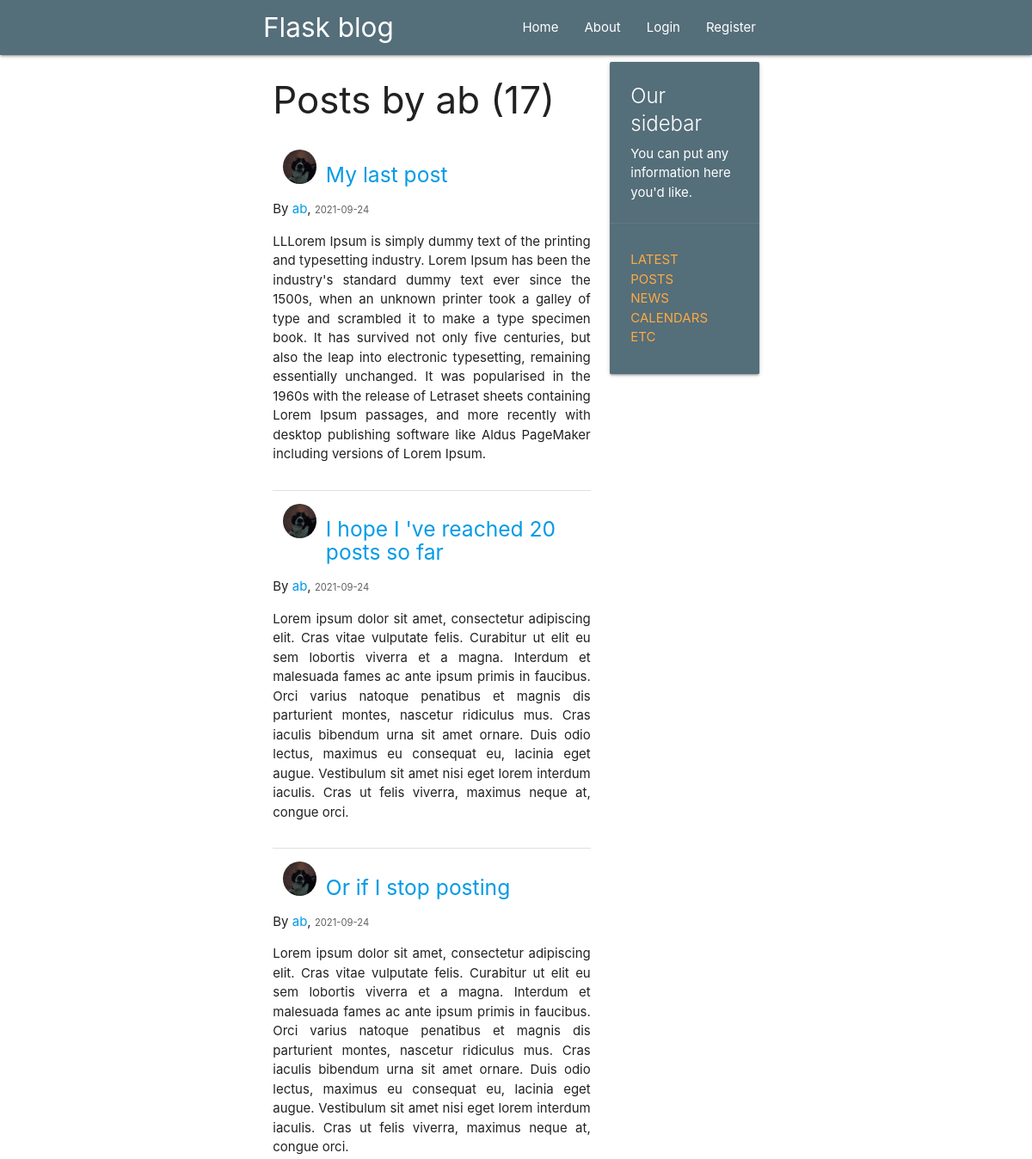
/user/ab (upper part), run on an earlier commit of the app's database.
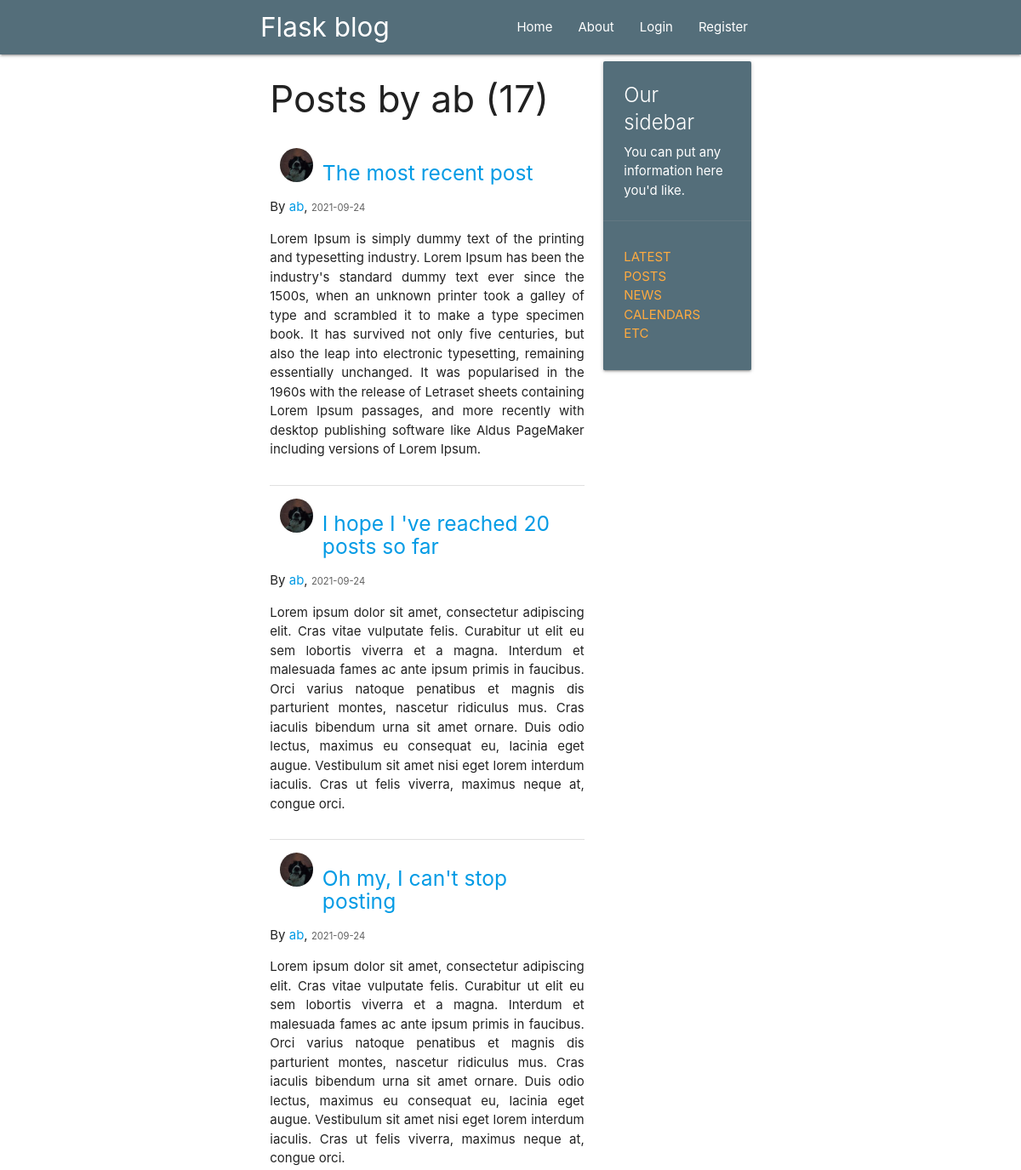
And on a later commit of the database.
### flaskblog/models.py (models this page shows, shortened)
class Post(db.Model):
    id = db.Column(db.Integer, primary_key=True)
    title = db.Column(db.String(100), nullable=False)
    date_posted = db.Column(db.DateTime, nullable=False,
                            default=datetime.utcnow)
    content = db.Column(db.Text, nullable=False)
    user_id = db.Column(db.Integer, db.ForeignKey('user.id'), nullable=False)

class User(db.Model, UserMixin):
    id = db.Column(db.Integer, primary_key=True)
    username = db.Column(db.String(20), unique=True, nullable=False)
    email = db.Column(db.String(120), unique=True, nullable=False)
    image_file = db.Column(db.String(20), nullable=False, default='default.jpg')
    password = db.Column(db.String(60), nullable=False)
    posts = db.relationship('Post', backref='author', cascade="all,delete",
                            lazy=True)

### flaskblog/users/routes.py (the view)
@users.route("/user/<string:username>")
def user_posts(username):
    page = request.args.get('page', 1, type=int)
    user = User.query.filter_by(username=username).first_or_404()
    posts = Post.query.filter_by(author=user) \
        .order_by(Post.date_posted.desc()) \
        .paginate(page=page, per_page=5)
    return render_template('user_posts.html', posts=posts, user=user)

### flaskblog/templates/user_posts.html (shortened to what this page needs)
{% extends "layout.html" %}
{% block content %}
<h3>Posts by {{ user.username }} ({{ posts.total }})</h3>
{% for post in posts.items %}
    <div class="section">
        <div class="col s2">
            <img src="{{ url_for('static', filename='profile/'+ post.author.image_file) }}" alt=""
                 class="circle responsive-img">
        </div>
        <h5><a href="{{ url_for('posts.post', post_id=post.id) }}">{{ post.title }}</a></h5>
        <p>By <a href="{{ url_for('users.user_posts', username=post.author.username) }}">{{ post.author.username }}</a>,
            <small class="grey-text text-darken-2">{{ post.date_posted.strftime('%Y-%m-%d') }}</small>
        </p>
        <p style="text-align: justify">{{ post.content }}</p>
    </div>
    <div class="divider"></div>
{% endfor %}
{% endblock content%}

What changed in the data, as far as the page shows it:
changed Post: title "My last post" → "The most recent post"; content "LLLorem Ipsum is simply dummy…" → "Lorem Ipsum is simply dummy…"
changed Post: title "Or if I stop posting" → "Oh my, I can't stop posting"
